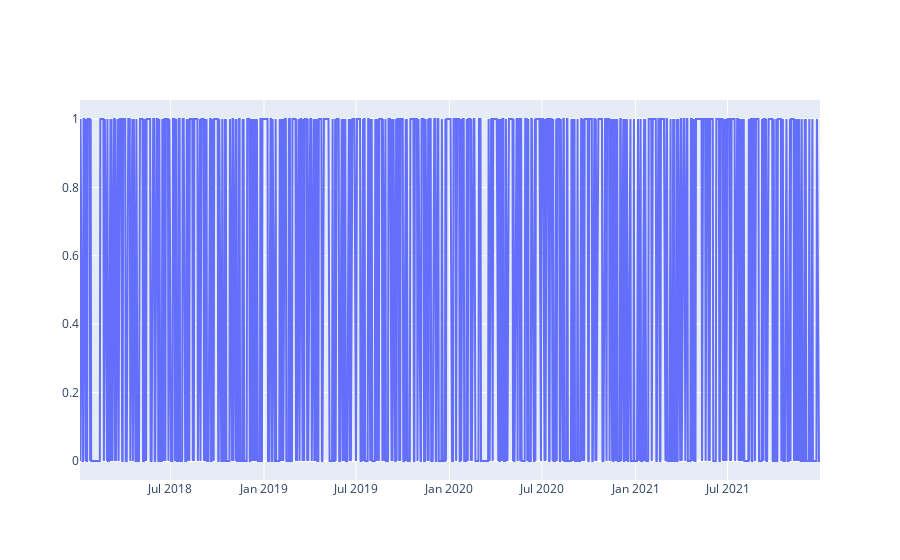

The code cell stored with this chart in its notebook:
### Code cell
fig = go.Figure([go.Scatter(x=df["Date"], y=df[data_column])])
fig.show()

### Figure 1 — Plotly figure (JSON) as saved in the notebook; plotly's stock layout.template omitted (floating-point values rounded to 4 significant figures; data arrays with more than 128 entries replaced by an {"elided": "..."} marker saying what was removed)
{"data": [{"type": "scatter", "x": {"elided": "1001 str values"}, "y": {"elided": "1001 int values"}}], "layout": {}}
